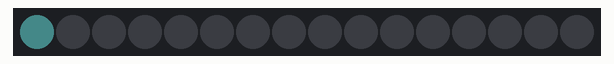
A sketch run on a simulated Arduino Uno, built with avr-gcc and run on an emulated ATmega328P. Shown: 16 RGB LEDs in strip order, left to right. Dim RGB values are drawn brighter than linear.

Above: at 0.2 s.
At 4.61 s:
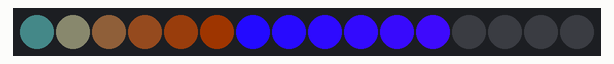
At 9.41 s:
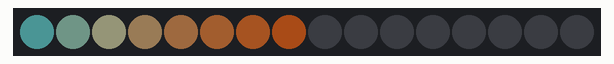
At 19.03 s:
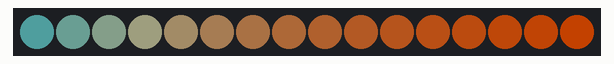
At 28.65 s:
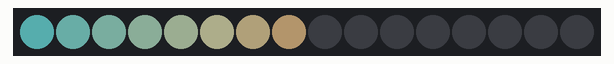
At 38.27 s:
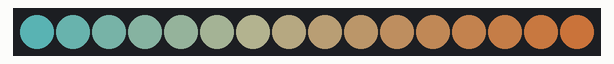

The sketch:

neopixel.ino
```cpp
#include <Adafruit_NeoPixel.h>
#ifdef __AVR__
  #include <avr/power.h>
#endif
#define PIXELPIN       13
#define NUMPIXELS      16
int delayval = 400;
Adafruit_NeoPixel pixels = Adafruit_NeoPixel(NUMPIXELS, PIXELPIN, NEO_GRB + NEO_KHZ800);
int j = 1;

void setup() {
  // put your setup code here, to run once:
  //pinMode(13, OUTPUT);
  pixels.begin();
}

void loop() {
  for(int i=0; i<NUMPIXELS; i++){
    // pixels.Color takes RGB values, from 0,0,0 up to 255,255,255
    int r = 5*i + 5*j;
    int g = j*10;
    int b = 10*j - (i*2);
    pixels.setPixelColor(i, pixels.Color(r, g, b));

    pixels.show(); // This sends the updated pixel color to the hardware.

    delay(delayval);
  }
  pixels.clear();
  if (j <= 24){
    j++;
  } else {
    j = 1;
  }
}
```

Measured:
- what the display in image 3 shows lasts 0.4 s, from 18.8 s to 19.2 s
